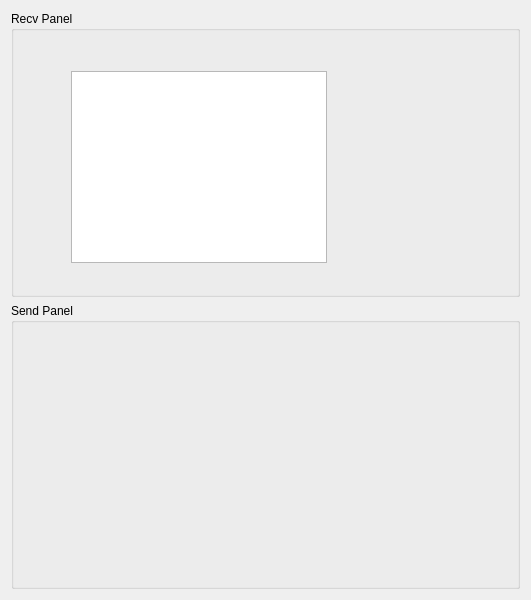
<?xml version="1.0" encoding="UTF-8"?>
<ui version="4.0">
 <class>DeviceUi</class>
 <widget class="QWidget" name="DeviceUi">
  <property name="geometry">
   <rect>
    <x>0</x>
    <y>0</y>
    <width>531</width>
    <height>600</height>
   </rect>
  </property>
  <property name="windowTitle">
   <string>Form</string>
  </property>
  <layout class="QVBoxLayout" name="verticalLayout">
   <item>
    <widget class="QGroupBox" name="groupBoxRecv">
     <property name="title">
      <string>Recv Panel</string>
     </property>
     <widget class="QTreeView" name="treeView">
      <property name="geometry">
       <rect>
        <x>60</x>
        <y>60</y>
        <width>256</width>
        <height>192</height>
       </rect>
      </property>
     </widget>
    </widget>
   </item>
   <item>
    <widget class="QGroupBox" name="groupBoxSend">
     <property name="title">
      <string>Send Panel</string>
     </property>
    </widget>
   </item>
  </layout>
 </widget>
 <resources/>
 <connections/>
</ui>
